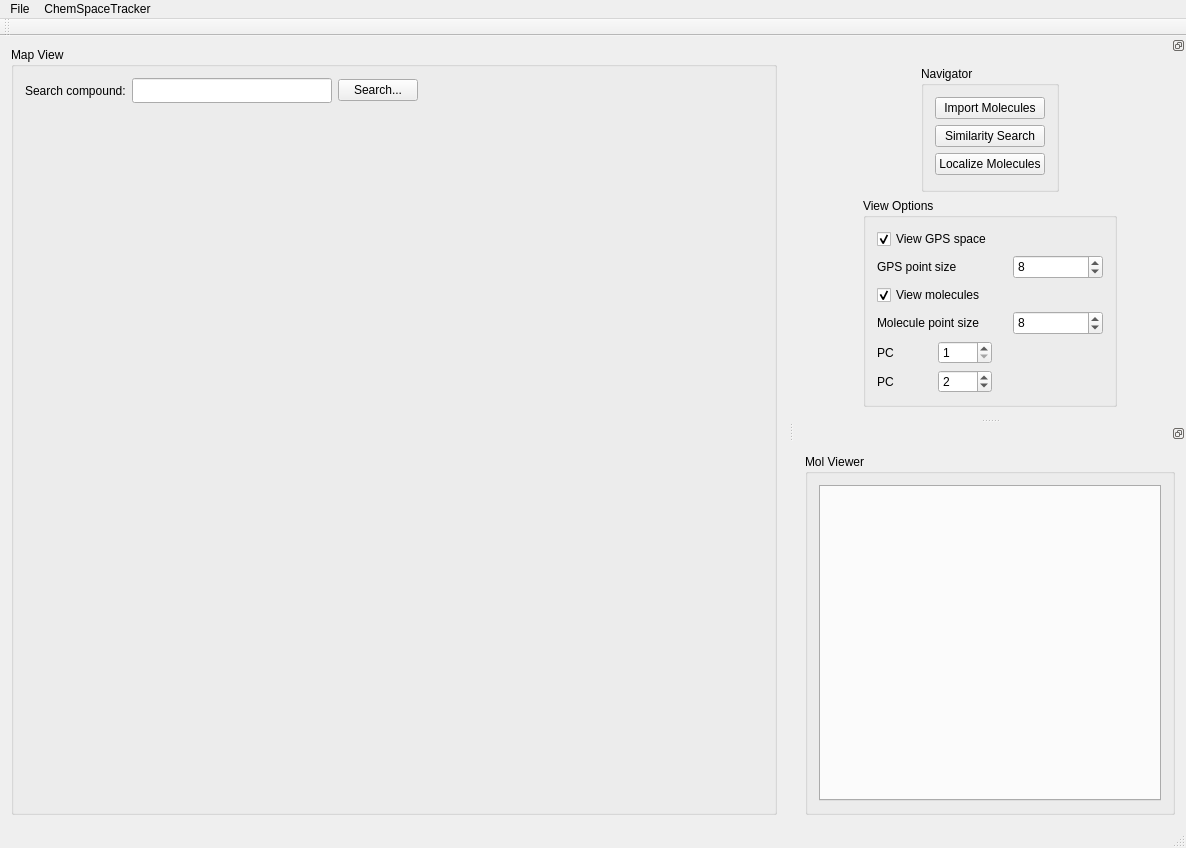
<?xml version="1.0" encoding="UTF-8"?>
<ui version="4.0">
 <class>MainWindow</class>
 <widget class="QMainWindow" name="MainWindow">
  <property name="geometry">
   <rect>
    <x>0</x>
    <y>0</y>
    <width>1186</width>
    <height>848</height>
   </rect>
  </property>
  <property name="windowTitle">
   <string>MainWindow</string>
  </property>
  <widget class="QWidget" name="centralWidget">
   <layout class="QGridLayout" name="gridLayout_5">
    <item row="0" column="0">
     <widget class="QGroupBox" name="groupBox">
      <property name="title">
       <string>Map View</string>
      </property>
      <layout class="QGridLayout" name="gridLayout_9">
       <item row="0" column="0">
        <layout class="QGridLayout" name="gridLayout_8">
         <property name="sizeConstraint">
          <enum>QLayout::SetFixedSize</enum>
         </property>
         <item row="0" column="1">
          <widget class="QLineEdit" name="lineEdit">
           <property name="minimumSize">
            <size>
             <width>200</width>
             <height>25</height>
            </size>
           </property>
           <property name="maximumSize">
            <size>
             <width>200</width>
             <height>25</height>
            </size>
           </property>
          </widget>
         </item>
         <item row="0" column="0">
          <widget class="QLabel" name="label_3">
           <property name="maximumSize">
            <size>
             <width>115</width>
             <height>25</height>
            </size>
           </property>
           <property name="text">
            <string>Search compound:</string>
           </property>
          </widget>
         </item>
         <item row="0" column="2">
          <widget class="QPushButton" name="searchButton">
           <property name="text">
            <string>Search...</string>
           </property>
          </widget>
         </item>
        </layout>
       </item>
       <item row="0" column="1">
        <spacer name="horizontalSpacer">
         <property name="orientation">
          <enum>Qt::Horizontal</enum>
         </property>
         <property name="sizeHint" stdset="0">
          <size>
           <width>270</width>
           <height>20</height>
          </size>
         </property>
        </spacer>
       </item>
       <item row="1" column="0" colspan="2">
        <widget class="QWidget" name="plotwidget" native="true">
         <property name="minimumSize">
          <size>
           <width>705</width>
           <height>601</height>
          </size>
         </property>
        </widget>
       </item>
      </layout>
     </widget>
    </item>
   </layout>
  </widget>
  <widget class="QMenuBar" name="menuBar">
   <property name="geometry">
    <rect>
     <x>0</x>
     <y>0</y>
     <width>1186</width>
     <height>22</height>
    </rect>
   </property>
   <widget class="QMenu" name="menuFile">
    <property name="title">
     <string>File</string>
    </property>
    <addaction name="actionNew_Chem_Space"/>
    <addaction name="actionOpen_Chem_Space"/>
    <addaction name="separator"/>
    <addaction name="actionSave_Chem_Space_As"/>
    <addaction name="separator"/>
    <addaction name="actionClose"/>
   </widget>
   <widget class="QMenu" name="menuAbout">
    <property name="title">
     <string>ChemSpaceTracker</string>
    </property>
    <addaction name="actionAbout"/>
   </widget>
   <addaction name="menuFile"/>
   <addaction name="menuAbout"/>
  </widget>
  <widget class="QToolBar" name="mainToolBar">
   <attribute name="toolBarArea">
    <enum>TopToolBarArea</enum>
   </attribute>
   <attribute name="toolBarBreak">
    <bool>false</bool>
   </attribute>
  </widget>
  <widget class="QStatusBar" name="statusBar"/>
  <widget class="QDockWidget" name="dockWidget">
   <property name="features">
    <set>QDockWidget::DockWidgetFloatable|QDockWidget::DockWidgetMovable</set>
   </property>
   <attribute name="dockWidgetArea">
    <number>2</number>
   </attribute>
   <widget class="QWidget" name="dockWidgetContents_3">
    <layout class="QGridLayout" name="gridLayout_12">
     <item row="0" column="0">
      <layout class="QGridLayout" name="gridLayout_10">
       <item row="0" column="0">
        <spacer name="horizontalSpacer_3">
         <property name="orientation">
          <enum>Qt::Horizontal</enum>
         </property>
         <property name="sizeHint" stdset="0">
          <size>
           <width>40</width>
           <height>20</height>
          </size>
         </property>
        </spacer>
       </item>
       <item row="0" column="1">
        <widget class="QGroupBox" name="groupBox_3">
         <property name="maximumSize">
          <size>
           <width>171</width>
           <height>135</height>
          </size>
         </property>
         <property name="title">
          <string>Navigator</string>
         </property>
         <layout class="QGridLayout" name="gridLayout_3">
          <item row="1" column="0">
           <widget class="QPushButton" name="similaritySearchButton">
            <property name="text">
             <string>Similarity Search</string>
            </property>
           </widget>
          </item>
          <item row="0" column="0">
           <widget class="QPushButton" name="importMoleculeButton">
            <property name="text">
             <string>Import Molecules</string>
            </property>
           </widget>
          </item>
          <item row="2" column="0">
           <widget class="QPushButton" name="localizeButton">
            <property name="text">
             <string>Localize Molecules</string>
            </property>
           </widget>
          </item>
         </layout>
        </widget>
       </item>
       <item row="0" column="2">
        <spacer name="horizontalSpacer_4">
         <property name="orientation">
          <enum>Qt::Horizontal</enum>
         </property>
         <property name="sizeHint" stdset="0">
          <size>
           <width>40</width>
           <height>20</height>
          </size>
         </property>
        </spacer>
       </item>
      </layout>
     </item>
     <item row="1" column="0">
      <layout class="QGridLayout" name="gridLayout_11">
       <item row="0" column="0">
        <spacer name="horizontalSpacer_5">
         <property name="orientation">
          <enum>Qt::Horizontal</enum>
         </property>
         <property name="sizeHint" stdset="0">
          <size>
           <width>40</width>
           <height>20</height>
          </size>
         </property>
        </spacer>
       </item>
       <item row="0" column="1">
        <widget class="QGroupBox" name="groupBox_2">
         <property name="maximumSize">
          <size>
           <width>261</width>
           <height>241</height>
          </size>
         </property>
         <property name="title">
          <string>View Options</string>
         </property>
         <layout class="QGridLayout" name="gridLayout_7">
          <item row="0" column="0">
           <widget class="QCheckBox" name="viewGPS">
            <property name="text">
             <string>View GPS space</string>
            </property>
            <property name="checked">
             <bool>true</bool>
            </property>
           </widget>
          </item>
          <item row="1" column="0" colspan="2">
           <layout class="QGridLayout" name="gridLayout">
            <item row="0" column="0">
             <widget class="QLabel" name="label_4">
              <property name="text">
               <string>GPS point size</string>
              </property>
             </widget>
            </item>
            <item row="0" column="1">
             <widget class="QSpinBox" name="gpsPointSize">
              <property name="minimumSize">
               <size>
                <width>90</width>
                <height>24</height>
               </size>
              </property>
              <property name="maximumSize">
               <size>
                <width>90</width>
                <height>24</height>
               </size>
              </property>
              <property name="value">
               <number>8</number>
              </property>
             </widget>
            </item>
           </layout>
          </item>
          <item row="2" column="0">
           <widget class="QCheckBox" name="viewMolecules">
            <property name="text">
             <string>View molecules</string>
            </property>
            <property name="checked">
             <bool>true</bool>
            </property>
           </widget>
          </item>
          <item row="3" column="0" colspan="2">
           <layout class="QGridLayout" name="gridLayout_2">
            <item row="0" column="0">
             <widget class="QLabel" name="label_5">
              <property name="text">
               <string>Molecule point size</string>
              </property>
             </widget>
            </item>
            <item row="0" column="1">
             <widget class="QSpinBox" name="moleculePointSize">
              <property name="minimumSize">
               <size>
                <width>90</width>
                <height>24</height>
               </size>
              </property>
              <property name="maximumSize">
               <size>
                <width>90</width>
                <height>24</height>
               </size>
              </property>
              <property name="value">
               <number>8</number>
              </property>
             </widget>
            </item>
           </layout>
          </item>
          <item row="4" column="0">
           <layout class="QGridLayout" name="gridLayout_6">
            <item row="0" column="0">
             <widget class="QLabel" name="label">
              <property name="text">
               <string>PC</string>
              </property>
             </widget>
            </item>
            <item row="0" column="1">
             <widget class="QSpinBox" name="spinBox">
              <property name="minimum">
               <number>1</number>
              </property>
              <property name="maximum">
               <number>8</number>
              </property>
             </widget>
            </item>
            <item row="1" column="0">
             <widget class="QLabel" name="label_2">
              <property name="text">
               <string>PC</string>
              </property>
             </widget>
            </item>
            <item row="1" column="1">
             <widget class="QSpinBox" name="spinBox_2">
              <property name="minimum">
               <number>1</number>
              </property>
              <property name="maximum">
               <number>8</number>
              </property>
              <property name="value">
               <number>2</number>
              </property>
             </widget>
            </item>
           </layout>
          </item>
          <item row="4" column="1">
           <spacer name="horizontalSpacer_2">
            <property name="orientation">
             <enum>Qt::Horizontal</enum>
            </property>
            <property name="sizeHint" stdset="0">
             <size>
              <width>105</width>
              <height>20</height>
             </size>
            </property>
           </spacer>
          </item>
         </layout>
         <zorder>viewGPS</zorder>
         <zorder>viewMolecules</zorder>
         <zorder>horizontalSpacer_2</zorder>
        </widget>
       </item>
       <item row="0" column="2">
        <spacer name="horizontalSpacer_6">
         <property name="orientation">
          <enum>Qt::Horizontal</enum>
         </property>
         <property name="sizeHint" stdset="0">
          <size>
           <width>40</width>
           <height>20</height>
          </size>
         </property>
        </spacer>
       </item>
      </layout>
     </item>
    </layout>
   </widget>
  </widget>
  <widget class="QDockWidget" name="dockWidget_2">
   <property name="features">
    <set>QDockWidget::DockWidgetFloatable|QDockWidget::DockWidgetMovable</set>
   </property>
   <attribute name="dockWidgetArea">
    <number>2</number>
   </attribute>
   <widget class="QWidget" name="dockWidgetContents_6">
    <layout class="QGridLayout" name="gridLayout_4">
     <item row="0" column="0">
      <widget class="QGroupBox" name="groupBox_4">
       <property name="minimumSize">
        <size>
         <width>340</width>
         <height>340</height>
        </size>
       </property>
       <property name="title">
        <string>Mol Viewer</string>
       </property>
       <layout class="QGridLayout" name="gridLayout_13">
        <item row="0" column="0">
         <widget class="QTabWidget" name="tabWidget">
          <property name="minimumSize">
           <size>
            <width>342</width>
            <height>313</height>
           </size>
          </property>
          <property name="currentIndex">
           <number>-1</number>
          </property>
         </widget>
        </item>
       </layout>
      </widget>
     </item>
    </layout>
   </widget>
  </widget>
  <action name="actionQuit">
   <property name="text">
    <string>Exit</string>
   </property>
  </action>
  <action name="actionOpen_Chem_Space">
   <property name="text">
    <string>Open Chem Space</string>
   </property>
  </action>
  <action name="actionSave_Space">
   <property name="text">
    <string>Save Chem Space</string>
   </property>
  </action>
  <action name="actionSave_Chem_Space_As">
   <property name="text">
    <string>Save Chem Space As..</string>
   </property>
  </action>
  <action name="actionAbout">
   <property name="text">
    <string>About</string>
   </property>
  </action>
  <action name="actionManual">
   <property name="text">
    <string>Manual</string>
   </property>
  </action>
  <action name="actionTutorial">
   <property name="text">
    <string>Tutorial</string>
   </property>
  </action>
  <action name="actionClose_ChemSpace">
   <property name="text">
    <string>Close ChemSpace</string>
   </property>
  </action>
  <action name="actionClose">
   <property name="text">
    <string>Close</string>
   </property>
  </action>
  <action name="actionNew_Chem_Space">
   <property name="text">
    <string>New Chem Space</string>
   </property>
  </action>
  <action name="actionCompass">
   <property name="text">
    <string>Compass</string>
   </property>
  </action>
  <action name="actionSatellites">
   <property name="text">
    <string>Add/Remove Satellites</string>
   </property>
  </action>
  <action name="actionAdd_Remove_Core_Objects">
   <property name="text">
    <string>Add/Remove Core Objects</string>
   </property>
  </action>
  <action name="actionAdd_Remove_Active">
   <property name="text">
    <string>Add/Remove Active/Inactive</string>
   </property>
  </action>
  <action name="actionAdd_Remove_Inactive">
   <property name="text">
    <string>Add/Remove Inactive</string>
   </property>
  </action>
  <action name="actionAdd_Remove_Active_Inactive">
   <property name="text">
    <string>Add/Remove Active/Inactive</string>
   </property>
  </action>
  <action name="actionSkskskssk">
   <property name="text">
    <string>skskskssk</string>
   </property>
  </action>
 </widget>
 <layoutdefault spacing="6" margin="11"/>
 <resources/>
 <connections/>
</ui>
